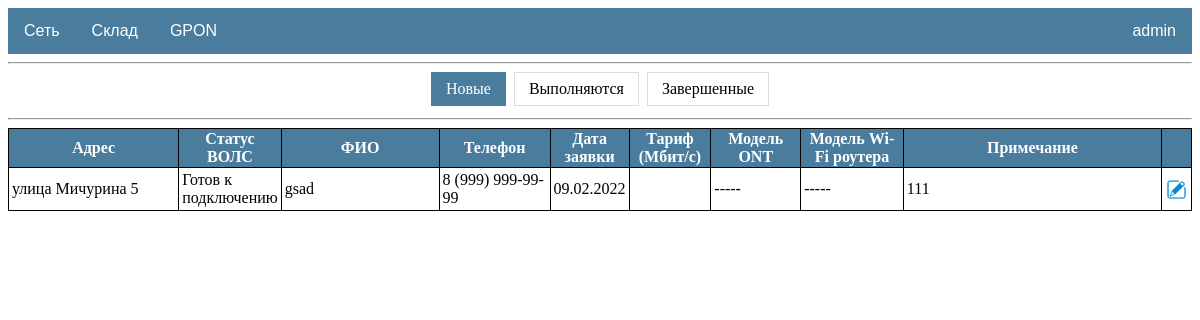
Page /gpon/requests/new/ (signed in) on the earlier database version.
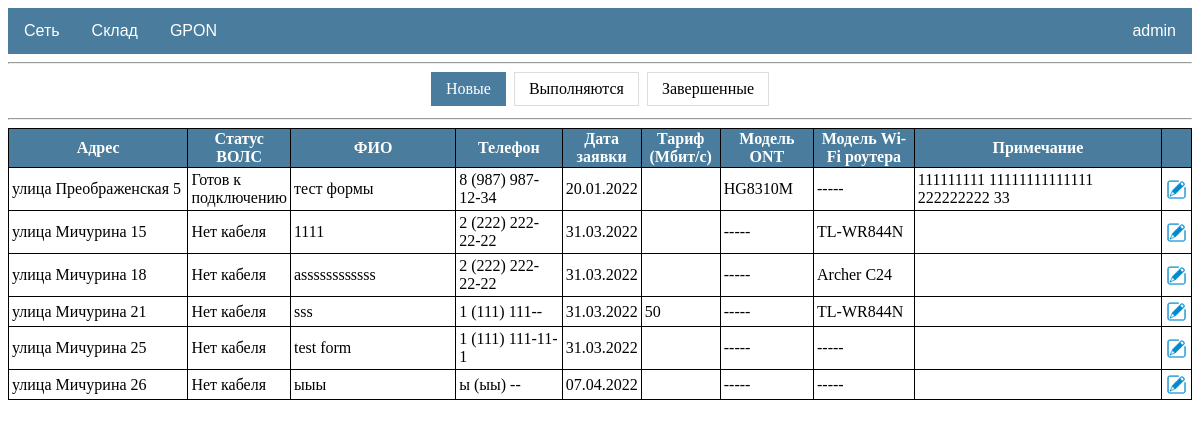
Same page on the later database version.
### gpon/models.py (models this page shows, shortened)
class Request(models.Model):
    address = models.OneToOneField(House, on_delete=models.CASCADE, verbose_name='Адрес')
    name = models.CharField(max_length=50, verbose_name='ФИО')
    phone = models.CharField(max_length=50, verbose_name='Телефон')
    date_req = models.DateField(auto_now_add=True, verbose_name='Дата заявки')
    date_con = models.DateTimeField(blank=True, null=True, verbose_name='Дата подключения')
    tariff = models.ForeignKey(Tariff, on_delete=models.CASCADE, blank=True, null=True, verbose_name='Тариф')
    tariff_cost = models.IntegerField(default=0, verbose_name='Стоимость тарифа')
    ont = models.ForeignKey(Product, on_delete=models.CASCADE, blank=True, null=True, related_name='ont', verbose_name='Модель ONT')
    router = models.ForeignKey(Product, on_delete=models.CASCADE, blank=True, null=True, related_name='router', verbose_name='Модель Wi-Fi роутера')
    router_cost = models.IntegerField(default=0, verbose_name='Стоимость роутера')
    cord = models.ForeignKey(Product, on_delete=models.CASCADE, blank=True, null=True, related_name='cord', verbose_name='Патч-корд')
    whose_cord = models.BooleanField(default=False, verbose_name='Абонентский')  # Если True, то патч абонента
    discount = models.PositiveIntegerField(default=0, verbose_name='Скидка')
    cost_con = models.PositiveIntegerField(default=0, verbose_name='Стоимость подключения')
    installer = models.ManyToManyField(User, blank=True, related_name='installer', verbose_name='Монтажники')
    manager = models.ForeignKey(User, blank=True, null=True, on_delete=models.CASCADE, related_name='manager', verbose_name='Менеджер')
    note = models.TextField(blank=True, verbose_name='Примечание')
    status = models.BooleanField(default=False)
    class Meta:
        ordering = ['id']

class House(models.Model):
    cable = 'Нет кабеля'
    welding = 'Необходима сварка'
    ready = 'Готов к подключению'
    type = [(cable, 'Нет кабеля'), (welding, 'Необходима сварка'), (ready, 'Готов к подключению')]
    district = models.ForeignKey(District, blank=True, null=True, on_delete=models.CASCADE, verbose_name='Район')
    address = models.OneToOneField(Address, on_delete=models.CASCADE, unique=True, verbose_name='Адрес')
    status = models.CharField(max_length=20, choices=type, default=cable, verbose_name='Статус')
    note = models.TextField(blank=True, verbose_name='Примечание')
    time = models.DateTimeField(auto_now=True, verbose_name='Дата изменения')
    class Meta:
        ordering = ['address']
    def __str__(self):
        return f'{self.address}'

class Tariff(models.Model):
    name = models.CharField(max_length=50, unique=True, verbose_name='Название тарифа')
    speed = models.IntegerField(default='100', verbose_name='Скорость Мбит/с')
    price = models.IntegerField(verbose_name='Стоимость тарифа')
    is_active = models.BooleanField(default=True)

### addressbook/models.py (models this page shows)
class Address(models.Model):
    avenue = 'проспект'
    street = 'улица'
    boulevard = 'бульвар'
    passage = 'проезд'
    lane = 'переулок'
    highway = 'шоссе'
    list = [(avenue, 'проспект'), (street, 'улица'), (boulevard, 'бульвар'), (passage, 'проезд'),
            (lane, 'переулок'), (highway, 'шоссе')]
    address_type = models.CharField(max_length=10, choices=list, default=street, verbose_name='Тип')
    address_name = models.CharField(max_length=50, verbose_name='Название')
    address_house = models.CharField(max_length=5, verbose_name='Номер дома')
    class Meta:
        ordering = ['address_type', 'address_name', 'address_house']
        unique_together = ('address_type', 'address_name', 'address_house')
    def __str__(self):
        return f'{self.address_type} {self.address_name} {self.address_house}'

### storage/models.py (models this page shows, shortened)
class Product(models.Model):
    category = models.ForeignKey(Category, on_delete=models.CASCADE, verbose_name='Категория')
    type = models.ForeignKey(Type, on_delete=models.CASCADE, verbose_name='Тип')
    name = models.CharField(max_length=50, unique=True, verbose_name='Название')
    image = models.ImageField(default='default.jpg')
    quality = models.PositiveIntegerField(default=0, verbose_name='Количество')
    price = models.PositiveIntegerField(default=0, verbose_name='Цена')
    description = models.CharField(max_length=100, blank=True, verbose_name='Описание')
    slug = models.SlugField(max_length=100, unique=True, verbose_name='URL')
    def __str__(self):
        return f'{self.name}'

### gpon/views.py (the view)
# urls.py: path('requests/new/', RequestList.as_view(template_name='gpon/requests_new.html'), name='requests_new'),
class RequestList(LoginRequiredMixin, ListView):
    model = Request
    context_object_name = 'requests'
    paginate_by = 50
    """
    Переопределяем queryset в зависимости от url запроса.
    """
    def get_queryset(self):
        qs = self.model.objects.all()
        url = self.request.get_full_path()
        if 'new' in url:
            qs = qs.filter(status='False', date_con__isnull=True).order_by('date_req')
        elif 'in-progress' in url:
            qs = qs.filter(status='False').exclude(date_con__isnull=True).order_by('date_con')
        elif 'completed' in url:
            qs = qs.filter(status='True').order_by('-date_con')
        return qs

### templates/gpon/requests_new.html
{%extends 'default.html' %}
{% block content %}
<hr>
<div class="center">
  <div class="menu-status">
    <a class="active" href="{% url 'requests_new' %}">Новые</a>
    <a href="{% url 'requests_in_progress' %}">Выполняются</a>
    <a href="{% url 'requests_completed' %}">Завершенные</a>
  </div>
</div>
<hr>
{%  if requests %}
    <table class="table_gpon">
        <tr>
            <th style="width: 220px">
                Адрес
            </th>
            <th>
                Статус ВОЛС
            </th>
            <th style="width: 220px">
                ФИО
            </th>
            <th style="width: 130px">
                Телефон
            </th>
            <th style="width: 60px">
                Дата заявки
            </th>
            <th style="width: 90px">
                Тариф (Мбит/с)
            </th>
            <th style="width: 100px">
                Модель ONT
            </th>
            <th style="width: 120px">
                Модель Wi-Fi роутера
            </th>
            <th style="width: 350px">
               Примечание
            </th>
            <th style="width: 20px">
            </th>
        </tr>
    {% for house in requests %}
        <tr>
            <td style="text-align: left">
                {{ house.address }}
            </td>
            <td>
                {{ house.address.status }}
            </td>
            <td style="text-align: left">
                {{ house.name }}
            </td>
            <td>
                {{ house.phone }}
            </td>
            <td>
                {{ house.date_req|date:'d.m.Y' }}
            </td>
            <td>
                {{ house.tariff.speed }}
            </td>
            <td>
                {% if house.ont is None %}
                    -----
                {% else %}
                    {{ house.ont }}
                {% endif %}
            </td>
            <td>
                {% if house.router is None %}
                    -----
                {% else %}
                    {{ house.router }}
                {% endif %}
            </td>
            <td style="text-align: left">
                {{ house.note }}
            </td>
            <td>
                <a href="{% url 'request_update' house.pk %}" title="Изменить">
                    <img src="/static/images/icon_edit.png" width="23" height="23">
                </a>
            </td>
        </tr>
    {% endfor %}
    </table>
{%  else %}
    <h2 class="center">Заявок нет</h2>
{% endif %}
<br>
{% include "pagination.html" %}
{% endblock content %}

Differences in the rows shown:
no longer on this page (row edited): Request: address "улица Мичурина 5", address.status "Готов к подключению", name "gsad", phone "8 (999) 999-99-99", date_req "09.02.2022", note "111"
now on this page (row edited): Request: address "улица Преображенская 5", address.status "Готов к подключению", name "тест формы", phone "8 (987) 987-12-34", date_req "20.01.2022", ont "HG8310M", note "111111111 11111111111111 222222222 33"
added Request: address "улица Мичурина 15", address.status "Нет кабеля", name "1111", phone "2 (222) 222-22-22", date_req "31.03.2022", router "TL-WR844N"
added Request: address "улица Мичурина 18", address.status "Нет кабеля", name "assssssssssss", phone "2 (222) 222-22-22", date_req "31.03.2022", router "Archer C24"
added Request: address "улица Мичурина 21", address.status "Нет кабеля", name "sss", phone "1 (111) 111--", date_req "31.03.2022", tariff.speed "50", router "TL-WR844N"
added Request: address "улица Мичурина 25", address.status "Нет кабеля", name "test form", phone "1 (111) 111-11-1", date_req "31.03.2022"
added Request: address "улица Мичурина 26", address.status "Нет кабеля", name "ыыы", phone "ы (ыы) --", date_req "07.04.2022"
